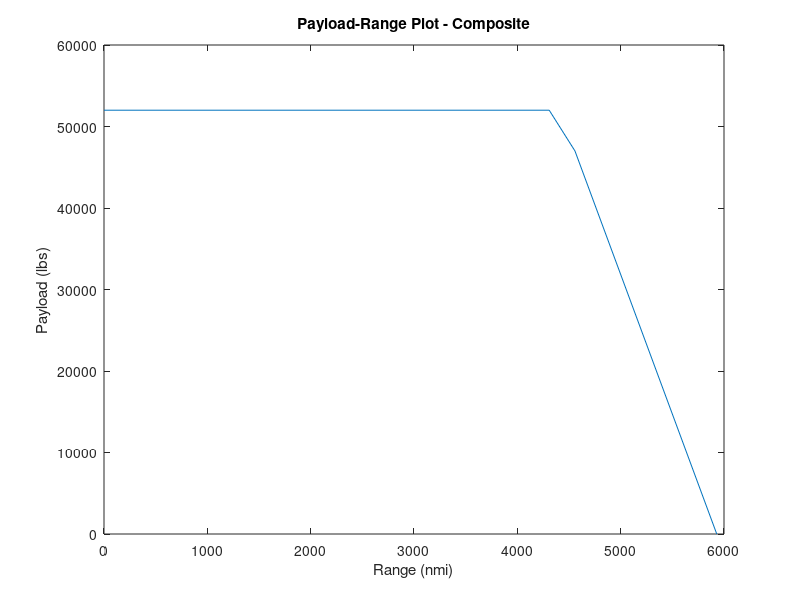

MATLAB code for this plot:
clc
clear

%2022 specs
range = 4000; %range in miles
Vao = 135; %landing approach speed in knots
Mcruise = 0.82; %cruise mach number
airfoilType = 'sc'; 
sweep = 37.5;
AR = 11;
sigma = 0.953; %density ratio
PR = 0.2360; %pressure ratio
wingEngines = 2;
fuselageEngines = 0;
engineType = 'JT9D';
engineAdv = true;
composite = true;
hybrid = false;
TOFL = 6000; %take off field length in ft
X = 1; %fuel consumed
PAX = 200;
W_cargo = 4000;
abreast = 6;
aisle = 1;
alt = 35000;

%prof specs
% PAX = 275;
% W_cargo = 12000;
% range = 6000;
% TOFL = 9000;
% Vao = 140;
% X = 0.75;

%modified specs
% PAX = 135;
% aisle = 1;
% abreast = 6;
% AR = 7;
% sweep = 32;
% TOFL = 8000;
% range = 2550;
% W_cargo = 3000;

% Vao = 140;
% fuselageEngines = 3;
% wingEngines = 0;
% engineType = 'JT9D';
% X = 0.75;

engineCount = wingEngines+fuselageEngines; 

%1 or 0, use interpolation when using non 25, 30, 35, 40 angles
if sweep ~= 25 && sweep ~=30 && sweep ~=35 && sweep ~=40
    interpolate = 1;
else
    interpolate = 0;
end

if engineCount == 2
    syms1 = @(x) -2.75700E-01*x^2 + 3.23565E+01*x - 2.17775E+01;
elseif engineCount == 3
    syms1 = @(x) -3.14122E-01*x^2 + 3.59436E+01*x - 2.10352E+01;
elseif engineCount == 4
    syms1 = @(x) -3.50586E-01*x^2 + 3.73883E+01*x - 1.29689E+01;
end

if interpolate == 1
    if airfoilType == 'c'
        if sweep>25 && sweep<30
            airfoilSweepCurve = @(x) 1.80081E-02*x^2 - 5.59031E-01*x + 5.28813E-01; %conventional 25 deg
            airfoilSweepCurve2 = @(x) 1.44744E-02*x^2 - 5.25458E-01*x + 5.12939E-01; %conventional 30 deg
            sweepValues = [25,30];
        elseif sweep>30 && sweep<35
            airfoilSweepCurve = @(x) 1.44744E-02*x^2 - 5.25458E-01*x + 5.12939E-01; %conventional 30 deg
            airfoilSweepCurve2 = @(x) 7.10020E-03*x^2 - 4.78583E-01*x + 4.89769E-01; %conventional 35 deg
            sweepValues = [30,35];
        elseif sweep>35 && sweep<40
            airfoilSweepCurve = @(x) 7.10020E-03*x^2 - 4.78583E-01*x + 4.89769E-01; %conventional 35 deg
            airfoilSweepCurve2 = @(x) -1.58922E-03*x^2 - 4.26203E-01*x + 4.63453E-01; %conventional 40 deg
            sweepValues = [35,40];
        end
    elseif airfoilType == 'sc'
        if sweep>25 && sweep<30
            airfoilSweepCurve = @(x) 3.73842E+00*x^2 - 6.73394E+00*x + 3.10823E+00 %supercritical 25 deg
            airfoilSweepCurve2 = @(x) -1.75962E+01*x^3 + 4.71604E+01*x^2 - 4.26422E+01*x + 1.30762E+01; %supercritical 30 deg
            sweepValues = [25,30];
        elseif sweep>30 && sweep<35
            airfoilSweepCurve = @(x) -1.75962E+01*x^3 + 4.71604E+01*x^2 - 4.26422E+01*x + 1.30762E+01; %supercritical 30 deg
            airfoilSweepCurve2 = @(x) -3.76659E+01*x^3 + 1.00937E+02*x^2 - 9.08776E+01*x + 2.75695E+01; %supercritical 35 deg
            sweepValues = [30,35];
        elseif sweep>35 && sweep<40
            airfoilSweepCurve = @(x) -3.76659E+01*x^3 + 1.00937E+02*x^2 - 9.08776E+01*x + 2.75695E+01; %supercritical 35 deg
            airfoilSweepCurve2 = @(x) -4.46244E+02*x^3 + 1.17289E+03*x^2 - 1.02924E+03*x + 3.01674E+02; %supercritical 40 deg
            sweepValues = [35,40];
        end
    end
elseif interpolate == 0
    if airfoilType == 'c'
        if sweep == 25
            airfoilSweepCurve = @(x) 1.80081E-02*x^2 - 5.59031E-01*x + 5.28813E-01; %conventional 25 deg
        elseif sweep == 30
            airfoilSweepCurve = @(x) 1.44744E-02*x^2 - 5.25458E-01*x + 5.12939E-01; %conventional 30 deg
        elseif sweep == 35
            airfoilSweepCurve = @(x) 7.10020E-03*x^2 - 4.78583E-01*x + 4.89769E-01; %conventional 35 deg
        elseif sweep == 40
            airfoilSweepCurve = @(x) -1.58922E-03*x^2 - 4.26203E-01*x + 4.63453E-01; %conventional 40 deg
        end
    elseif airfoilType == 'sc'
        if sweep == 25
            airfoilSweepCurve = @(x) 3.73842E+00*x^2 - 6.73394E+00*x + 3.10823E+00; %supercritical 25 deg
        elseif sweep == 30
            airfoilSweepCurve = @(x) -1.75962E+01*x^3 + 4.71604E+01*x^2 - 4.26422E+01*x + 1.30762E+01; %supercritical 30 deg
        elseif sweep == 35
            airfoilSweepCurve = @(x) -3.76659E+01*x^3 + 1.00937E+02*x^2 - 9.08776E+01*x + 2.75695E+01; %supercritical 35 deg
        elseif sweep == 40
            airfoilSweepCurve = @(x) -4.46244E+02*x^3 + 1.17289E+03*x^2 - 1.02924E+03*x + 3.01674E+02; %supercritical 40 deg
        end
    end
end

%clmax estimates
CLestimateLand = @(x) 109.223789*x^3 - 67.377088*x^2 + 16.449711*x + 2.002030; %landing Cl from "c"
CLestimateTO = @(x) 84.325414*x^3 - 65.343054*x^2 + 17.178855*x + 1.029074;  %TO Cl from "c"

%shevell drag, aircraft performance
RNestimateCf = @(x) (7.7538691E+01)*x^(-1.9414863E-01); %approx Cf from RN, only from 10^6 to 10^8
bodyForm = @(x)  -1.51985E-03*x^3 + 3.89461E-02*x^2 - 3.59054E-01*x + 2.30547E+00; %approx body form from fineness ratio

%tofl and K relations


addF = 0; %added fuel
errRange = 1000;
err = 1; Cl = 0.5; %inital guess
addW = 0; %added weight  = 0
errorWeight = -10;

while(errorWeight<0)
    while(errRange>5)
        %CL CONVERGENCE
        while(err>0.00011)
            if airfoilType == 'c'
                dMdiv = -0.2044*Cl^2 - 0.1122*Cl + 0.1236;
            elseif airfoilType == 'sc'
                dMdiv = 0.8576*Cl^3 - 1.8139*Cl^2 + 1.0609*Cl - 0.1775;
            end

            Mdiv = Mcruise + 0.004 - dMdiv;

            if interpolate == 1
                tc1 = airfoilSweepCurve(Mdiv);
                tc2 = airfoilSweepCurve2(Mdiv);
                tc = tc1*((sweepValues(2)-sweep)/(sweepValues(2)-sweepValues(1))) + tc2*(1 - ((sweepValues(2)-sweep)/(sweepValues(2)-sweepValues(1))));
            elseif interpolate == 0
                tc = airfoilSweepCurve(Mdiv); %thickness to chord
            end

            c = cosd(sweep)^2*(tc^2)*AR;
            Cl_L = CLestimateLand(c); %low speed clmax during landing
            Cl_TO = CLestimateTO(c); %low speed clmax during takeoff
            WS_L = (Vao/1.3)^2 * sigma*Cl_L/296; %wing loading during approach

            Vcruise = Mcruise * 576.4; %cruising speed
            Rao = range + 200 + 0.75*Vcruise; %Range all out
            f_JT8D = 5.1914798324E-13*Rao^3 - 1.1763321777E-08*Rao^2 + 1.2398883131E-04*Rao + 7.6679432694E-03; %fuel fraction for JT8D engines

            if engineType == 'JT8D'
                f_JT9D = f_JT8D + addF; %if JT8D engines are used
                T_SLS = 14500;
                T_m = @(x) (14.47*x^4 - 41.021*x^3 + 33.863*x^2 - 14.296*x + 14.646)*1000;
            elseif engineType == 'JT9D'
                f_JT9D = f_JT8D * 0.61/0.78; %fuel fraction for JT9D engines
                f_JT9D = f_JT9D * 1.04; %ratio to adapt
                f_JT9D = f_JT9D + addF;
                T_SLS = 45550;
                T_m = @(x) (37.707*x^2 - 47.762*x + 45.458)*1000;
            end

            WS_TO = WS_L/(1-X*f_JT9D); %wing loading takeoff
            WS_IC = WS_TO * 0.965; %wing loading initial cruise
            Cl_IC = WS_IC/(1481*PR*Mcruise^2); %cl initial cruise
            err = abs(Cl-Cl_IC);
            if Cl_IC > Cl
                Cl = Cl + 0.0001;
            else
                Cl = Cl - 0.0001;
            end
        end

        %TOFL W/T CALC

        Kw = syms1(TOFL/1000);
        WT_Vlo = Kw*sigma*Cl_TO/WS_TO; %thrust loading at .7Vlo
        Vlo = 1.2*sqrt((296*WS_TO)/(sigma*Cl_TO)); %1.2Vstall
        Mlo = Vlo/661/sqrt(sigma); %Mach at Vlo
        Mlo7 = Mlo*0.7; %Mach at .7Vlo

        WT = WT_Vlo * (T_m(Mlo7)/T_SLS) + addW; %thrust loading

        %WEIGHT CALC
        taperRatio = 0.35;
        Kw = (wingEngines+(fuselageEngines*1.03))/engineCount;
        n = 1.5*2.5;
        tcBar = tc+0.03;
        W_wing = (0.00945*(AR^0.8)*((1+taperRatio)^0.25)*(Kw)*(n^.5)); %numerator W_wing
        W_wing = W_wing/((tcBar^0.4)*cosd(sweep)*(WS_TO^0.695));
        %fuselage

        l = 33.2 + 3.76*PAX/abreast; %fuselage length
        d = 1 + 1.75*abreast + 1.58*aisle; %fuselage diameter
        Kf = 11.5;
        W_fuse = 0.6727*Kf*(l^.6)*(d^.72)*(n^.3);
        %landing gear
        W_lg = 0.04;
        %nacelle and pylon
        W_np = 0.0555/(WT);
        %tail surface
        Kts = (0.17*wingEngines + 0.25*fuselageEngines)/engineCount;
        W_ts = Kts;
        W_wingTS = (W_ts + 1)*W_wing;
        %power plant
        W_pp = 1/(3.58*WT);
        if engineAdv == true
            W_pp = W_pp*1.1;
        end
        %fuel
        W_f = 1.0275 * f_JT9D;
        %payload
        W_pl = 215*PAX + W_cargo;
        %fixed equip
        Nfc = 2; %flight crew
        Nstew = PAX/50;
        W_fe = 132*PAX + 300*engineCount + 260*Nfc + 170*Nstew;

        if composite == true
            W_wing = W_wing * 0.7;
            W_ts = W_ts * 0.7;
            W_wingTS = W_wingTS * 0.7;
            W_fuse = W_fuse *0.85;
            W_fe = 132*PAX + 0.9*300*engineCount + 260*Nfc + 170*Nstew;
            W_np = W_np * 0.8;
        elseif hybrid == true
             W_wing = W_wing * 0.7;
             W_ts = W_ts * 0.7;
            W_wingTS = W_wingTS * 0.7;
            W_np = W_np * 0.8;
        end
        
        %solve
        wA = W_wingTS;
        wB = W_fuse;
        wC = W_lg + W_np + W_pp + W_f + 0.035;
        wC = wC - 1;
        wD = W_pl + W_fe;
        % W_TO = [25000:1000:600000];
        % y = wA*W_TO.^1.195 + wB*W_TO.^0.235 + wC*W_TO + wD;
        % plot(W_TO,y)
            
        f1 = @(WTO) wA*WTO.^1.195 + wB*WTO.^0.235 + wC*WTO + wD;
        WT_O = W_cargo*20; errW = 5000;
        while(errW>100)
            WT_O = WT_O + errW/2;
            errW = f1(WT_O);
        end
        %sizing
        S = WT_O / WS_TO; %wing area
        b = sqrt(AR * S); %span
        ulclc = S/b;
        T = WT_O/WT;
        Te = T/engineCount;

        %DRAG
        rnk = 0.5*sqrt(1.4*1718*394.1)/4.06E-4; % reynolds num per ft
        %Cf
        Cf_wing = RNestimateCf(rnk*ulclc)*10^-3; %skin friction coeff for wing, rnk * avg chord length
        Cf_fuse = RNestimateCf(rnk*l)*10^-3; %skin friction for fuselage, rnk * fuselage length
        %wing
        Swet_wing = 2*1.02*(S-d*30);
        Z = (2-0.5^2)*cosd(sweep)/sqrt(1-0.5^2*cosd(sweep)^2); %shevell plots
        Kw = 1 + Z*tc + 100*tc^4; %shevell plots
        f_wing = Kw*Cf_wing*Swet_wing; %flat plate drag area of wing
        %fuselage
        Swet_fuse = 0.9*pi*d*l;
        Kf = bodyForm(l/d);
        f_fuse = Kf*Cf_fuse*Swet_fuse;
        %tail
        f_ts = 0.38*f_wing;
        %nacelles
        Knac = 1.25;
        Swet_nacelles = 2.1*sqrt(Te)*engineCount;
        f_nac = Knac*Cf_wing*Swet_nacelles;
        %pylons
        f_pyl = 0.2*f_nac;
        %total
        f_total = f_wing + f_fuse + f_ts +f_nac + f_pyl;
        f_total = f_total * 1.06; %total flat plate drag
        C_do = f_total/S; %lift independant drag or form drag
        e = 1/(1.035+0.38*C_do*pi*AR); %oswald efficiency factor

        %CLIMB
        W_avgClimb = WT_O*(1+0.965)/2; %average weight during climb
        h_avgClimb = alt*20/35;
        V_ldmax = (12.9/((f_total*e)^(1/4)))*sqrt((W_avgClimb/(0.5702*b)));
        V_climb = 1.3*V_ldmax;
        Mclimb = V_climb/614.6;

        T_reqClimb = ((0.5702*f_total*V_climb^2)/296) + (94.1/(0.5702*e))*(1/(V_climb^2))*(W_avgClimb/b)^2; %thrust required for climb
        Ta_JT9D_15kClimb = @(x) -9.40672E+00*x^3 + 2.28008E+01*x^2 - 2.48184E+01*x + 2.70604E+01; %thrust chart
        Ta_JT9D_25kClimb = @(x) -6.29451E+00*x^3 + 1.42165E+01*x^2 - 1.15655E+01*x + 1.76495E+01;
        Ta_JT8D_20kClimb = @(x) -1.7117*x^3 + 4.975*x^2 - 4.2959*x + 7.4793;

        Ta_JT9D_Climb = (Ta_JT9D_25kClimb(Mclimb) +Ta_JT9D_15kClimb(Mclimb)/2)*1000; %thrust averaged
        Ta_JT8D_Climb =  Ta_JT8D_20kClimb(Mclimb)*1000;


        if engineType == 'JT9D'
            Ta_climb = (Te/T_SLS)*Ta_JT9D_Climb; %thrust available per engine
            SFC15k = @(x) 0.1006*x^2 + 0.3293*x + 0.3363;
            SFC25k = @(x) -0.0107*x^2 + 0.3823*x + 0.3396;
            SFC_c = (SFC15k(Mclimb)+SFC25k(Mclimb))/2;
        elseif engineType == "JT8D"
            Ta_climb = (Te/T_SLS)*Ta_JT8D_Climb;
            SFC20k = @(x) -0.0642*x^2 + 0.354*x + 0.5775;
            SFC_c = SFC20k(Mclimb);
        end

        Ta_climbTotal = engineCount*Ta_climb;  %total thrust available
        RoC = (101*(Ta_climbTotal-T_reqClimb)*V_climb)/W_avgClimb; %rate of climb
        TimeClimb = alt/RoC;    %time to reach cruising alt
        R_climb = V_climb*TimeClimb/60; %range covered during climb
        Wf_climb = Ta_climbTotal*SFC_c*TimeClimb/60; %fuel used during climb

        %RANGE
        Wo = WT_O - Wf_climb;
        Wi = (1-W_f)*WT_O;
        Cl_avg = ((Wo+Wi)/(2*S))/(1481*PR*Mcruise^2);
        C_di = (Cl_avg^2)/(pi*AR*e); %induced drag or drag due to lift
        delta_Cdc = 0.001;
        C_d = C_di + C_do + delta_Cdc; %total drag coeff
        L_d = Cl_avg/C_d; %L/d ratio
        T_reqCruise = ((Wo+Wi)/2)/L_d;  %thrust required during cruise

        if engineType == 'JT9D'
            T_reqJT9D = (T_reqCruise*T_SLS/Te)/engineCount; %thrust required per JT9D engine
            SFC_35k = @(x) -0.0022*x^3 + 0.0444*x^2 - 0.3063*x + 1.3202; %@ 35k ft and M =0.82;
            SFC_Cruise = SFC_35k(T_reqJT9D/1000);
            if engineAdv == true
                SFC_Cruise = SFC_Cruise * 0.9;
            end
        elseif engineType == 'JT8D'
            T_reqJT8D = (T_reqCruise*T_SLS/Te)/engineCount;
            SFC_35k = @(x) -0.1117*x^3 + 0.5506*x^2 - 0.3609*x + 0.8716;
            SFC_Cruise = SFC_35k(T_reqJT8D/1000);
        end

        R_cruise = (Vcruise/SFC_Cruise)*L_d*log(Wo/Wi);
        R = R_climb + R_cruise; %actual all out range
        W_fuel = WT_O - Wi;
        errRange = abs(Rao - R);
        if Rao - R>0
            addF = addF + 0.0001;
            err = 1; %re-run cl loop
        elseif R - Rao >0
            addF = addF - 0.0001;
            err = 1; %re-run cl loop
        end
    end

    %THRUST ON TOP OF CLIMB
    Cl_top = (Wo/S)/(1481*0.236*Mcruise^2);
    Cdi_top = (Cl_top^2)/(pi*AR*e);
    Cd_top = C_do + Cdi_top + delta_Cdc;
    LD_top = Cl_top/Cd_top;
    Treq_top = (Wo/LD_top)/engineCount; %thrust required per engine
    Treq_eng = Treq_top * T_SLS/Te;
    Tavail_35k = 10000; %thrust avail at 35k
    errorWeight = Tavail_35k - Treq_eng;
    if errorWeight<0  %check
        addW = addW - 1;
        errRange = 1000;
    end
end

%Direct operating costs%
CAB = range*1.15;%scheduled distance no reserves, statute miles
Tgm = 0.25; %ground maneuver time in hours + takeoff (one min)
Tcl = 0.18; %time for climb
Tam = 0.1; %time for air maneuvers
Tcr = ((CAB*1.02+20)-(R_climb*1.15))/(Vcruise*1.15); %time in cruise
Vb = CAB/(Tgm+Tcl+Tam+Tcr); %block speed in mph
Tb = (Tgm+Tcl+Tam+Tcr); %block time
Fb = Wf_climb + T_reqCruise*SFC_Cruise*(Tcr+.1); %block fuel

%FLIGHT COSTS
payload = W_pl/2000;
dpbh = 40.83 + 17.849*(Vcruise*1.15*(WT_O/(10^5)))^0.3;
Ctm_crew = dpbh/(payload*Vb);
Ctm_fuel = (1.02*Fb*.0438 + engineCount*2.15*Tb*.135)/(CAB*payload);

%INSURANCE COST AND HULL COST
Wa = WT_O - W_fuel - payload - W_pp*WT_O;%airframe weight
Ca = 87.5*Wa + 2.4*10^6; %cost of airframe
Ce = 590000 + 16*Te; %cost of each engine
if engineAdv == true
    Ce = Ce*1.1;
end
Ct = Ca + engineCount*Ce; %total cost of airplane
U = 630 + 4000/(1+(1/(Tb+.5))); %utilization 
Ctm_ins = 0.01*Ct/(U*Vb*payload);

%MAINTANENCE COSTS
Kfha = 4.9169*log10(Wa/1000)-6.425;
Kfca = 0.21256*log10(Wa/1000)^3.7375;
Tf = Tb - Tgm;
Ctm_direct = 8.6*(Kfha*Tf+Kfca)/(Vb*Tb*payload); %direct maint

Cfha = 1.5994*(Ca/10^6) + 3.4263;
Cfca = 1.9229*(Ca/10^6) + 2.2504;
Ctm_material = (Cfha*Tf+Cfca)/(Vb*Tb*payload); %airframe material

Kfhe = engineCount*(Te/1000)/(0.82715*(Te/1000)+13.639);
Kfce = 0.2*engineCount;
Ctm_engineLabor = 8.6*(Kfhe*Tf+Kfce)/(Vb*Tb*payload); %engine labor

Cfhe = (28.2353*(Ce/10^6) - 6.5176)*engineCount;
Cfce = (3.6698*(Ce/10^6) - 1.3685)*engineCount;
Ctm_engineMat = (Cfhe*Tf+Cfce)/(Vb*Tb*payload); %engine material

Ctm_maint = 2*(Ctm_direct+Ctm_material+Ctm_engineLabor+Ctm_engineMat); %total maint

%depreciation 14 years to 10% value
Ctm_dep = 1/(Vb*payload) * (Ct+0.06*(Ct-engineCount*Ce)+0.3*engineCount*Ce)/(14*U);

%TOTAL DOC
DOC = Ctm_fuel + Ctm_crew + Ctm_ins + Ctm_maint + Ctm_dep; %TOTAL DOC $/ton mile
PAXDOC = DOC * payload/PAX; %DOC $/PAX mile

maxpayload = 52000;
diffpayload = maxpayload - 2000*payload;
fuelWeightMaxPayload = W_fuel - diffpayload;
finalWeightMaxPayload = WT_O - fuelWeightMaxPayload;
R_maxPayload = (Vcruise/SFC_Cruise)*L_d*log(WT_O/finalWeightMaxPayload);
R_3 = R;

w04 = WT_O - payload*2000;
w14 = w04 - W_fuel;
R_4 = (Vcruise/SFC_Cruise)*L_d*log(w04/w14);

rangePlot = [0 R_maxPayload R_3 R_4];
payloadPlot = [maxpayload maxpayload payload*2000 0];
rangePayloadPlot = plot(rangePlot,payloadPlot);
xlabel('Range (nmi)');
ylabel('Payload (lbs)');
title('Payload-Range Plot - Composite');




%print out
fprintf('Specifications\n')
fprintf('PAX: %i passengers   Cargo: %ilbs   Range: %inmi   Cruise Mach: %.3f   Airfoil: %s  TOFL: %ift\n',PAX,W_cargo,range,Mcruise,airfoilType,TOFL)
fprintf('AR: %i   Sweep Angle: %.1f   Wing Engines: %i   Fuselage Engines: %i   EngineType: %s   Fuel Consumed: %.2f\n', AR, sweep, wingEngines, fuselageEngines, engineType, X)
fprintf('Composites: %i Advanced Engines: %i\n\n',composite, engineAdv)
fprintf('Converged Cl: %.5f\n',Cl)
fprintf('Guess Fuel Fraction: %.5f\n', f_JT9D);
fprintf('Wing Loading - Takeoff: %.2f lbs/sqft\n', WS_TO)
fprintf('Wing Loading - Cruise: %.2f lbs/sqft\n', WS_IC)
fprintf('Thrust Loading: %.5f\n\n',WT)
fprintf('Takeoff Weight: %.2f lbs\n',WT_O);
fprintf('Thrust Required Per Engine: %.1f lbs\n',Te)
fprintf('Wing Area: %.2f sqft\n', S)
fprintf('Length of Fuselage: %.2f ft\n', l)
fprintf('Diameter of Fuselage: %.2f ft\n', d)
fprintf('t/c: %.5f\n', tc)
fprintf('Span: %.3f ft\n\n', b)
fprintf('Flat Plate Drag: %.3f sqft\n',f_total);
fprintf('Form Drag Cdo: %.5f\n',C_do);
fprintf('Oswald Efficiency %.4f\n\n',e);
fprintf('Climb Speed: %3.1f knots\n',V_climb)
fprintf('Climb Thrust Required: %5.1f lbs\n',T_reqClimb)
fprintf('Climb Thrust Available: %5.1f lbs\n', Ta_climbTotal)
fprintf('SFC Climb: %.3f\n', SFC_c)
fprintf('Rate of Climb: %5.1f ft/min\n', RoC)
fprintf('Time and Range of Climb: %2.2f min and %3.1f nmi\n',TimeClimb,R_climb)
fprintf('Fuel Consumed During Climb: %4.1f lbs\n\n', Wf_climb)

fprintf('Cruising Initial and Final Weight: %6.1f lbs  | %6.1f lbs\n', Wo, Wi)
fprintf('Cl during Cruise: %.3f\n', Cl_avg)
fprintf('Induced Drag Cdi: %.3f\n', C_di)
fprintf('Combined Drag Coefficient: %.5f\n', C_d)
fprintf('SFC Cruise: %.3f\n',SFC_Cruise)
fprintf('Offset Fuel Fraction: %.5f\n',addF)
fprintf('Final Fuel Fraction: %.5f\n', W_f)
fprintf('Total Fuel Weight %5.1f lbs\n', W_fuel)
fprintf('Final All Out Range: %.1f nmi\n\n', R)



fprintf('Utilization: %.2f hr/yr\n', U)
fprintf('Maintenance Costs: %.5f $/ton mi\n',Ctm_maint)
fprintf('Total Airplane Cost: $%.5f \n',Ct)
fprintf('Direct Operating Costs: %.5f $/ton mi\n',DOC)
fprintf('Direct Operating Costs: %.5f $/PAX\n', PAXDOC)
fprintf('Inflation Adjusted Airplane Cost: $%.5f \n',Ct*5.34)
fprintf('Inflation Adjusted Maintenance Costs: %.5f $/ton mi\n',Ctm_maint*5.34)
fprintf('Inflation Adjusted DOC: %.5f $/ton mi\n',DOC*5.34)
fprintf('Inflation Adjusted DOC: %.5f $/PAX mi\n',PAXDOC*5.34)

